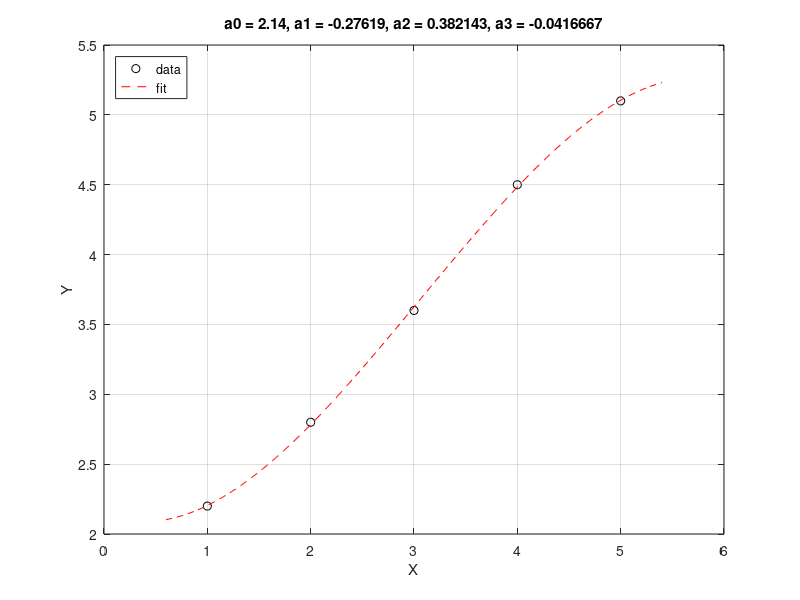

Source code (MATLAB):
clear all; % Clear all variables
clc;       % Clear command window

% Load data
data = load('random_data.txt');
x = data(:,1);
y = data(:,2);
n = length(x);

% Fit a 3rd-degree polynomial using built-in polyfit
% polyfit(x, y, degree) returns polynomial coefficients
a = polyfit(x, y, 3);

% Plot original data
plot(x, y, 'ko'); % Black circles
hold on;

% Create x values for smooth curve
xi = min(x);
xf = max(x);
width = xf - xi;
x_fit = linspace(xi-0.1*width, xf+0.1*width, 250);

% Evaluate polynomial at x_fit points
plot(x_fit, polyval(a, x_fit), 'r--'); % Red dashed fitted curve

% Display polynomial coefficients in the title
title(sprintf('a0 = %g, a1 = %g, a2 = %g, a3 = %g', a(4), a(3), a(2), a(1)))

hold off;

xlabel('X');
ylabel('Y');
grid on;
legend('data', 'fit', 'location', 'northwest');
